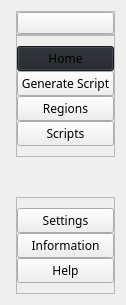
     <widget class="QCustomSlideMenu" name="leftMenuContainer" native="true">
      <property name="maximumSize">
       <size>
        <width>65</width>
        <height>16777215</height>
       </size>
      </property>
      <property name="styleSheet">
       <string notr="true">#centralwidget{
   background-color:#1f232a;
}
</string>
      </property>
      <layout class="QVBoxLayout" name="verticalLayout">
       <property name="spacing">
        <number>0</number>
       </property>
       <item>
        <widget class="QWidget" name="leftMenuSubContainer" native="true">
         <layout class="QVBoxLayout" name="verticalLayout_2">
          <property name="spacing">
           <number>0</number>
          </property>
          <property name="leftMargin">
           <number>5</number>
          </property>
          <property name="topMargin">
           <number>0</number>
          </property>
          <property name="rightMargin">
           <number>0</number>
          </property>
          <property name="bottomMargin">
           <number>0</number>
          </property>
          <item alignment="Qt::AlignTop">
           <widget class="QFrame" name="frame">
            <property name="frameShape">
             <enum>QFrame::StyledPanel</enum>
            </property>
            <property name="frameShadow">
             <enum>QFrame::Raised</enum>
            </property>
            <layout class="QHBoxLayout" name="horizontalLayout_2">
             <property name="spacing">
              <number>0</number>
             </property>
             <property name="leftMargin">
              <number>0</number>
             </property>
             <property name="topMargin">
              <number>0</number>
             </property>
             <property name="rightMargin">
              <number>0</number>
             </property>
             <property name="bottomMargin">
              <number>0</number>
             </property>
             <item>
              <widget class="QPushButton" name="menuBtn">
               <property name="toolTip">
                <string>Menu</string>
               </property>
               <property name="text">
                <string/>
               </property>
               <property name="icon">
                <iconset resource="resources.qrc">
                 <normaloff>:/icons/icons/align-justify.svg</normaloff>:/icons/icons/align-justify.svg</iconset>
               </property>
               <property name="iconSize">
                <size>
                 <width>24</width>
                 <height>24</height>
                </size>
               </property>
              </widget>
             </item>
            </layout>
           </widget>
          </item>
          <item>
           <widget class="QFrame" name="frame_2">
            <property name="sizePolicy">
             <sizepolicy hsizetype="Preferred" vsizetype="Preferred">
              <horstretch>0</horstretch>
              <verstretch>0</verstretch>
             </sizepolicy>
            </property>
            <property name="frameShape">
             <enum>QFrame::StyledPanel</enum>
            </property>
            <property name="frameShadow">
             <enum>QFrame::Raised</enum>
            </property>
            <layout class="QVBoxLayout" name="verticalLayout_3">
             <property name="spacing">
              <number>0</number>
             </property>
             <property name="leftMargin">
              <number>0</number>
             </property>
             <property name="topMargin">
              <number>10</number>
             </property>
             <property name="rightMargin">
              <number>0</number>
             </property>
             <property name="bottomMargin">
              <number>10</number>
             </property>
             <item>
              <widget class="QPushButton" name="homeBtn">
               <property name="font">
                <font>
                 <family>Segoe Print</family>
                </font>
               </property>
               <property name="toolTip">
                <string>Home</string>
               </property>
               <property name="styleSheet">
                <string notr="true">background-color:#1f232a;</string>
               </property>
               <property name="text">
                <string>Home</string>
               </property>
               <property name="icon">
                <iconset resource="resources.qrc">
                 <normaloff>:/icons/icons/home.svg</normaloff>:/icons/icons/home.svg</iconset>
               </property>
               <property name="iconSize">
                <size>
                 <width>24</width>
                 <height>24</height>
                </size>
               </property>
              </widget>
             </item>
             <item>
              <widget class="QPushButton" name="genBtn">
               <property name="font">
                <font>
                 <family>Segoe Print</family>
                </font>
               </property>
               <property name="toolTip">
                <string>Generate scripts</string>
               </property>
               <property name="text">
                <string>Generate Script</string>
               </property>
               <property name="icon">
                <iconset resource="resources.qrc">
                 <normaloff>:/icons/icons/grid.svg</normaloff>:/icons/icons/grid.svg</iconset>
               </property>
               <property name="iconSize">
                <size>
                 <width>24</width>
                 <height>24</height>
                </size>
               </property>
              </widget>
             </item>
             <item>
              <widget class="QPushButton" name="regionsBtn">
               <property name="font">
                <font>
                 <family>Segoe Print</family>
                </font>
               </property>
               <property name="toolTip">
                <string>Available Regions</string>
               </property>
               <property name="text">
                <string>Regions</string>
               </property>
               <property name="icon">
                <iconset resource="resources.qrc">
                 <normaloff>:/icons/icons/globe.svg</normaloff>:/icons/icons/globe.svg</iconset>
               </property>
               <property name="iconSize">
                <size>
                 <width>24</width>
                 <height>24</height>
                </size>
               </property>
              </widget>
             </item>
             <item>
              <widget class="QPushButton" name="scriptsBtn">
               <property name="font">
                <font>
                 <family>Segoe Print</family>
                </font>
               </property>
               <property name="toolTip">
                <string>View Generated Scripts</string>
               </property>
               <property name="text">
                <string>Scripts</string>
               </property>
               <property name="icon">
                <iconset resource="resources.qrc">
                 <normaloff>:/icons/icons/file-text.svg</normaloff>:/icons/icons/file-text.svg</iconset>
               </property>
               <property name="iconSize">
                <size>
                 <width>24</width>
                 <height>24</height>
                </size>
               </property>
              </widget>
             </item>
            </layout>
           </widget>
          </item>
          <item>
           <spacer name="verticalSpacer">
            <property name="orientation">
             <enum>Qt::Vertical</enum>
            </property>
            <property name="sizeHint" stdset="0">
             <size>
              <width>20</width>
              <height>40</height>
             </size>
            </property>
           </spacer>
          </item>
          <item alignment="Qt::AlignBottom">
           <widget class="QFrame" name="frame_3">
            <property name="frameShape">
             <enum>QFrame::StyledPanel</enum>
            </property>
            <property name="frameShadow">
             <enum>QFrame::Raised</enum>
            </property>
            <layout class="QVBoxLayout" name="verticalLayout_4">
             <property name="spacing">
              <number>0</number>
             </property>
             <property name="leftMargin">
              <number>0</number>
             </property>
             <property name="topMargin">
              <number>10</number>
             </property>
             <property name="rightMargin">
              <number>0</number>
             </property>
             <property name="bottomMargin">
              <number>10</number>
             </property>
             <item>
              <widget class="QPushButton" name="settingsBtn">
               <property name="font">
                <font>
                 <family>Segoe Print</family>
                </font>
               </property>
               <property name="toolTip">
                <string>Go to Settings</string>
               </property>
               <property name="text">
                <string>Settings</string>
               </property>
               <property name="icon">
                <iconset resource="resources.qrc">
                 <normaloff>:/icons/icons/settings.svg</normaloff>:/icons/icons/settings.svg</iconset>
               </property>
               <property name="iconSize">
                <size>
                 <width>24</width>
                 <height>24</height>
                </size>
               </property>
              </widget>
             </item>
             <item>
              <widget class="QPushButton" name="infoBtn">
               <property name="font">
                <font>
                 <family>Segoe Print</family>
                </font>
               </property>
               <property name="toolTip">
                <string>Information about the app</string>
               </property>
               <property name="text">
                <string>Information</string>
               </property>
               <property name="icon">
                <iconset resource="resources.qrc">
                 <normaloff>:/icons/icons/info.svg</normaloff>:/icons/icons/info.svg</iconset>
               </property>
               <property name="iconSize">
                <size>
                 <width>24</width>
                 <height>24</height>
                </size>
               </property>
              </widget>
             </item>
             <item>
              <widget class="QPushButton" name="helpBtn">
               <property name="font">
                <font>
                 <family>Segoe Print</family>
                </font>
               </property>
               <property name="toolTip">
                <string>Get Help</string>
               </property>
               <property name="text">
                <string>Help</string>
               </property>
               <property name="icon">
                <iconset resource="resources.qrc">
                 <normaloff>:/icons/icons/help-circle.svg</normaloff>:/icons/icons/help-circle.svg</iconset>
               </property>
               <property name="iconSize">
                <size>
                 <width>24</width>
                 <height>24</height>
                </size>
               </property>
              </widget>
             </item>
            </layout>
           </widget>
          </item>
         </layout>
        </widget>
       </item>
      </layout>
     </widget>
